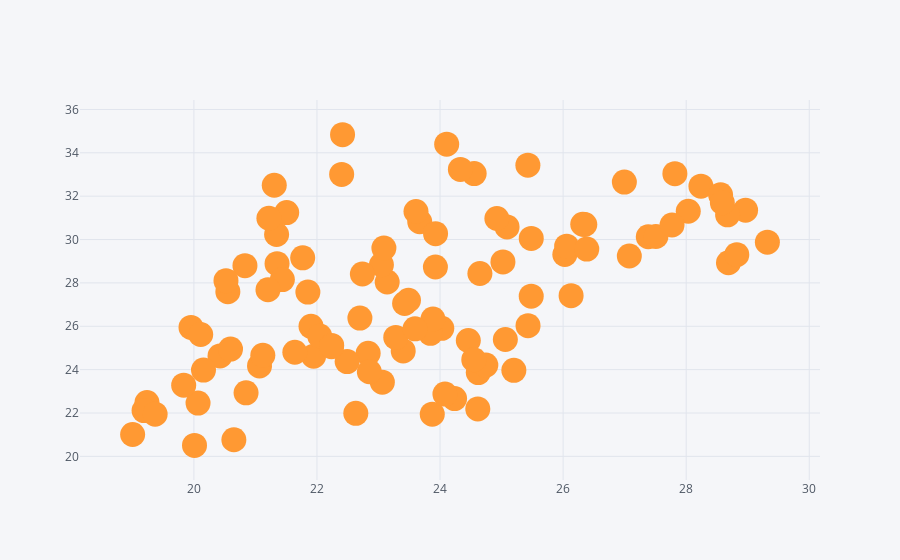

Notebook source saved alongside this figure:
### Code cell
df.iplot(x = 'A', y = 'B', mode = 'markers', size = 25)
